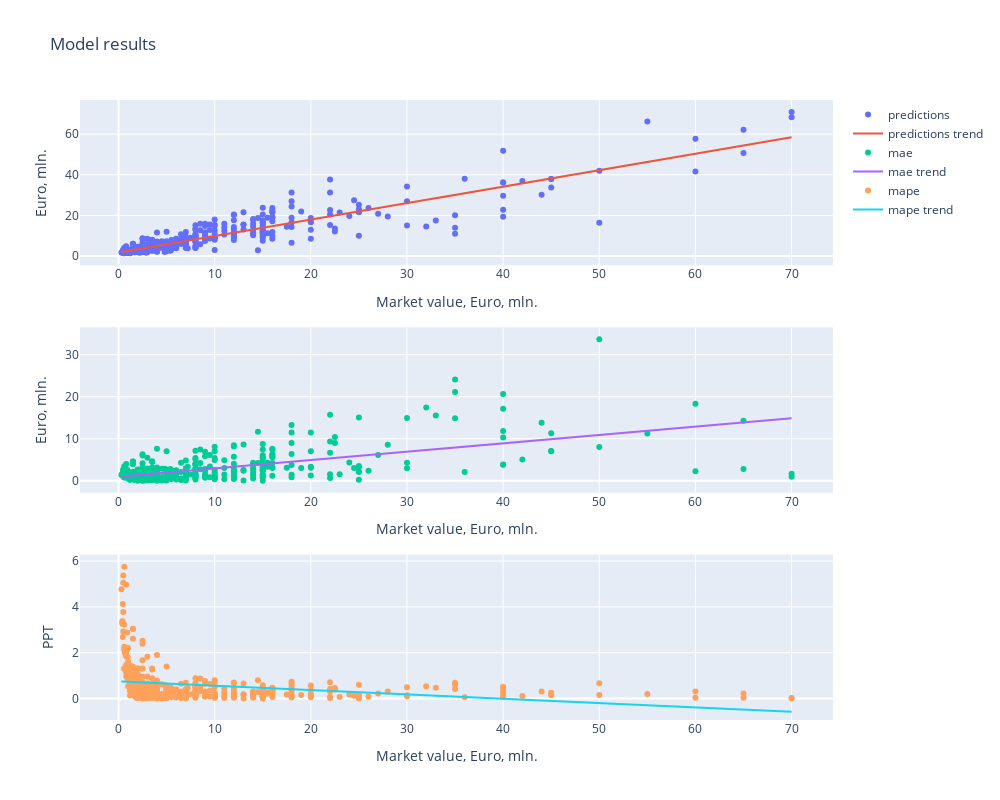

Source (notebook cell):
### Code cell
m = LightGBM(td.data)
m.train_test_split()
m.scale()
m.tune_hp()
m.train()
m.inverse_scale()
m.score(thresh=10)
m.plot_predictions()

### Figure 1 — Plotly figure (JSON) as saved in the notebook; plotly's stock layout.template omitted (floating-point values rounded to 4 significant figures; data arrays with more than 128 entries replaced by an {"elided": "..."} marker saying what was removed)
{"data": [{"mode": "markers", "name": "predictions", "type": "scatter", "x": {"elided": "445 float values"}, "xaxis": "x", "y": {"elided": "445 float values"}, "yaxis": "y"}, {"mode": "lines", "name": "predictions trend", "type": "scatter", "x": {"elided": "445 float values"}, "xaxis": "x", "y": {"elided": "445 float values"}, "yaxis": "y"}, {"mode": "markers", "name": "mae", "type": "scatter", "x": {"elided": "445 float values"}, "xaxis": "x2", "y": {"elided": "445 float values"}, "yaxis": "y2"}, {"mode": "lines", "name": "mae trend", "type": "scatter", "x": {"elided": "445 float values"}, "xaxis": "x2", "y": {"elided": "445 float values"}, "yaxis": "y2"}, {"mode": "markers", "name": "mape", "type": "scatter", "x": {"elided": "445 float values"}, "xaxis": "x3", "y": {"elided": "445 float values"}, "yaxis": "y3"}, {"mode": "lines", "name": "mape trend", "type": "scatter", "x": {"elided": "445 float values"}, "xaxis": "x3", "y": {"elided": "445 float values"}, "yaxis": "y3"}], "layout": {"height": 800, "title": {"text": "Model results"}, "width": 1000, "xaxis": {"anchor": "y", "domain": [0, 1], "title": {"text": "Market value, Euro, mln."}}, "xaxis2": {"anchor": "y2", "domain": [0, 1], "title": {"text": "Market value, Euro, mln."}}, "xaxis3": {"anchor": "y3", "domain": [0, 1], "title": {"text": "Market value, Euro, mln."}}, "yaxis": {"anchor": "x", "domain": [0.7333, 1], "title": {"text": "Euro, mln."}}, "yaxis2": {"anchor": "x2", "domain": [0.3667, 0.6333], "title": {"text": "Euro, mln."}}, "yaxis3": {"anchor": "x3", "domain": [0, 0.2667], "title": {"text": "PPT"}}}}
